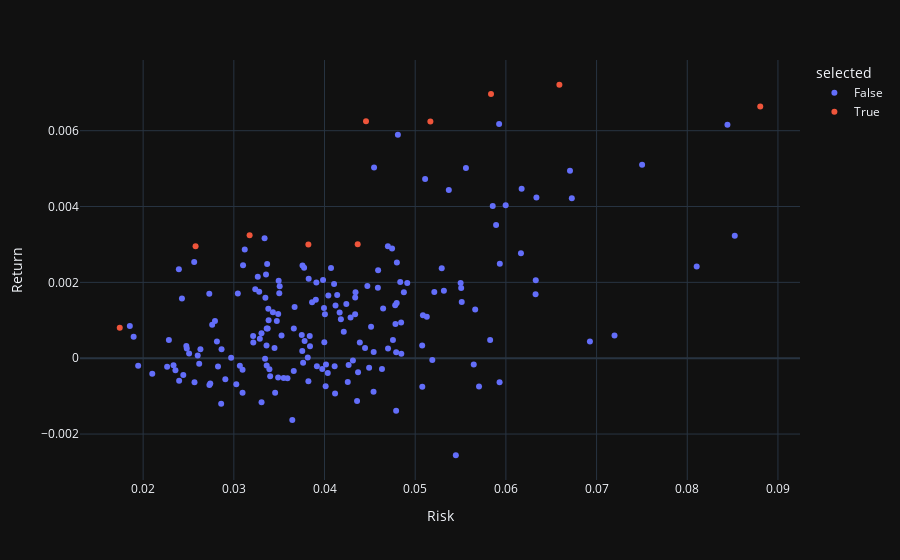

The notebook cell this image was saved under:
### Code cell
bdf = df[df.index.isin(best_stocks)]

px.scatter(
    df, 
    x='Risk', 
    y='Return', 
    hover_name='Stock', 
    # color='cluster', 
    template='plotly_dark',
    color='selected',
)

### Figure 1 — Plotly figure (JSON) as saved in the notebook; plotly's stock layout.template omitted (floating-point values rounded to 4 significant figures; data arrays with more than 128 entries replaced by an {"elided": "..."} marker saying what was removed)
{"data": [{"hovertemplate": "<b>%{hovertext}</b><br><br>selected=False<br>Risk=%{x}<br>Return=%{y}<extra></extra>", "hovertext": {"elided": "184 str values"}, "legendgroup": "False", "marker": {"color": "#636efa", "symbol": "circle"}, "mode": "markers", "name": "False", "orientation": "v", "showlegend": true, "type": "scatter", "x": {"elided": "184 float values"}, "xaxis": "x", "y": {"elided": "184 float values"}, "yaxis": "y"}, {"hovertemplate": "<b>%{hovertext}</b><br><br>selected=True<br>Risk=%{x}<br>Return=%{y}<extra></extra>", "hovertext": ["VALE3.SA", "USIM3.SA", "DEXP3.SA", "FHER3.SA", "TASA4.SA", "TASA3.SA", "SLCE3.SA", "TAEE3.SA", "APER3.SA", "BLUT4.SA"], "legendgroup": "True", "marker": {"color": "#EF553B", "symbol": "circle"}, "mode": "markers", "name": "True", "orientation": "v", "showlegend": true, "type": "scatter", "x": [0.03174, 0.03822, 0.05836, 0.0659, 0.05168, 0.04457, 0.02578, 0.01742, 0.04366, 0.08805], "xaxis": "x", "y": [0.003242, 0.002996, 0.006971, 0.007212, 0.006241, 0.00625, 0.002949, 0.0008007, 0.003004, 0.006635], "yaxis": "y"}], "layout": {"legend": {"title": {"text": "selected"}, "tracegroupgap": 0}, "margin": {"t": 60}, "xaxis": {"anchor": "y", "domain": [0, 1], "title": {"text": "Risk"}}, "yaxis": {"anchor": "x", "domain": [0, 1], "title": {"text": "Return"}}}}
